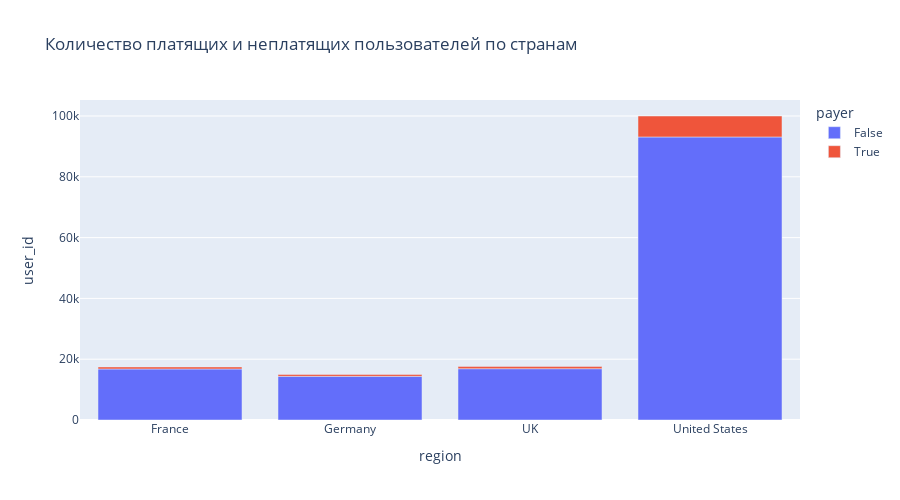

This figure's notebook cell:
### Code cell
px.bar(profiles.groupby(['region', 'payer']).agg({'user_id': 'nunique'}).reset_index(),
       x='region', y='user_id',
       color='payer',
       height=500, title='Количество платящих и неплатящих пользователей по странам')

### Figure 1 — Plotly figure (JSON) as saved in the notebook; plotly's stock layout.template omitted (floating-point values rounded to 4 significant figures)
{"data": [{"alignmentgroup": "True", "hovertemplate": "payer=False<br>region=%{x}<br>user_id=%{y}<extra></extra>", "legendgroup": "False", "marker": {"color": "#636efa", "pattern": {"shape": ""}}, "name": "False", "offsetgroup": "False", "orientation": "v", "showlegend": true, "textposition": "auto", "type": "bar", "x": ["France", "Germany", "UK", "United States"], "xaxis": "x", "y": [16787, 14365, 16875, 93100], "yaxis": "y"}, {"alignmentgroup": "True", "hovertemplate": "payer=True<br>region=%{x}<br>user_id=%{y}<extra></extra>", "legendgroup": "True", "marker": {"color": "#EF553B", "pattern": {"shape": ""}}, "name": "True", "offsetgroup": "True", "orientation": "v", "showlegend": true, "textposition": "auto", "type": "bar", "x": ["France", "Germany", "UK", "United States"], "xaxis": "x", "y": [663, 616, 700, 6902], "yaxis": "y"}], "layout": {"barmode": "relative", "height": 500, "legend": {"title": {"text": "payer"}, "tracegroupgap": 0}, "title": {"text": "Количество платящих и неплатящих пользователей по странам"}, "xaxis": {"anchor": "y", "domain": [0, 1], "title": {"text": "region"}}, "yaxis": {"anchor": "x", "domain": [0, 1], "title": {"text": "user_id"}}}}
